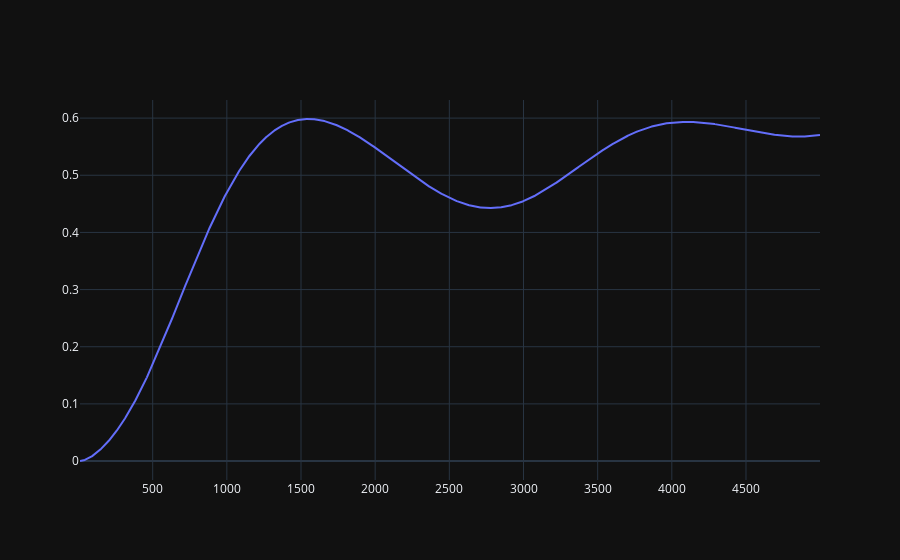

Here is the notebook cell this chart was saved with:
### Code cell
fig = go.Figure()
fig.add_trace(go.Scatter(x=frequency_range, y=alphas[1,:]))
fig.show()

### Figure 1 — Plotly figure (JSON) as saved in the notebook; plotly's stock layout.template omitted (floating-point values rounded to 4 significant figures; data arrays with more than 128 entries replaced by an {"elided": "..."} marker saying what was removed)
{"data": [{"x": {"elided": "4990 float values"}, "y": {"elided": "4990 float values"}, "type": "scatter"}], "layout": {}}
